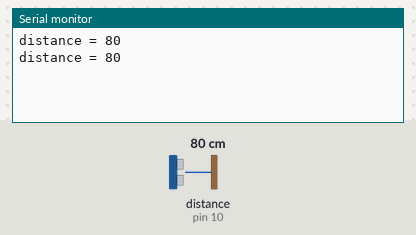
Recording of a sketch running on a simulated Arduino Uno, built with avr-gcc and run on an emulated ATmega328P. On the bench: the last lines printed to the serial monitor. Wiring (inferred from the names in the program): ultrasonic range finder: trigger pin 9; echo pin 10. The test bench sets the inputs (shaded band); at power-on: distance to the obstacle (sensor on pin 10) 80 cm. The echo pulse lasts 58.3 µs per cm.

Above: at 4.8 s.
4.9 s: distance to the obstacle (sensor on pin 10) set to 2 cm
At 7.2 s:
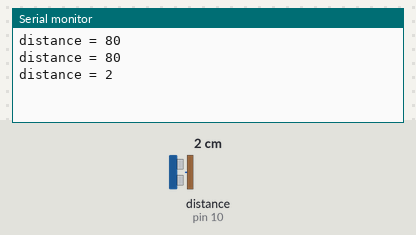
7.9 s: distance to the obstacle (sensor on pin 10) set to 4 cm
At 8.7 s:
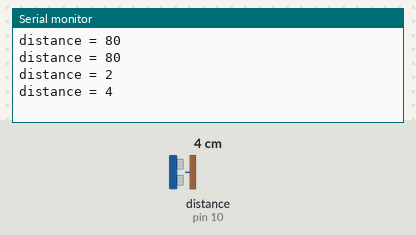
Timing chart, 0 to 10.9 s (numbered marks = the images above; inputs shaded):
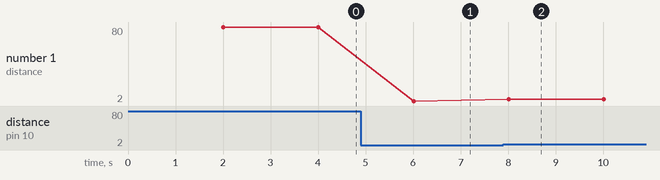

Measured:
- after the input at 4.9 s, the serial monitor: prints a new line after 1.1 s (image 1)
- after the input at 7.9 s, the serial monitor: prints a new line after 0.11 s (image 2)
- plotted number 1: 80 → 2 after the input at 4.9 s, 2 → 4 after the input at 7.9 s

The sketch:

HCSR04_Test.ino
```cpp
//HCSR04 pins
const uint8_t trigPin = 9;
const uint8_t echoPin = 10;

const uint8_t lowWaterLevel = 10; // >=
const uint8_t highWaterLevel = 5; // <=

static uint32_t prevTime;

static uint16_t GetDistance(void)
{
  //Sensor trigger
  digitalWrite(trigPin,HIGH);
  delayMicroseconds(10);
  digitalWrite(trigPin,LOW);
  //Obtaining distance in cm
  uint32_t pulseWidth = pulseIn(echoPin,HIGH);
  uint16_t distance = lround(pulseWidth / 58.0);
  return distance;
}

void setup()
{
  // put your setup code here, to run once:
  Serial.begin(9600);
  pinMode(trigPin,OUTPUT);
  pinMode(echoPin,INPUT);
  prevTime = millis();
}

void loop()
{
  // put your main code here, to run repeatedly:
  if((millis() - prevTime) >= 2000)
  {
    Serial.print("distance = ");
    Serial.println(GetDistance());
    prevTime = millis();
  }

}
```
